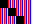

This is a level from a 2D game, rendered from its Tiled map with the project's own tilesets. A one-line summary and the complete map file follow:
An orthogonal 4x3 tile map with 8x8 px tiles, 1 tile layer (ground).

<map version="1.10" tiledversion="1.10.0" orientation="orthogonal" renderorder="right-down" width="4" height="3" tilewidth="8" tileheight="8" infinite="0">
 <tileset firstgid="1" name="t" tilewidth="8" tileheight="8" tilecount="4" columns="2">
  <image source="tiles.png" width="16" height="16" />
 </tileset>
 <layer id="1" name="ground" width="4" height="3">
  <data encoding="csv">
0,1,1,1,1,0,1,1,1,1,0,1
  </data>
 </layer>
</map>
